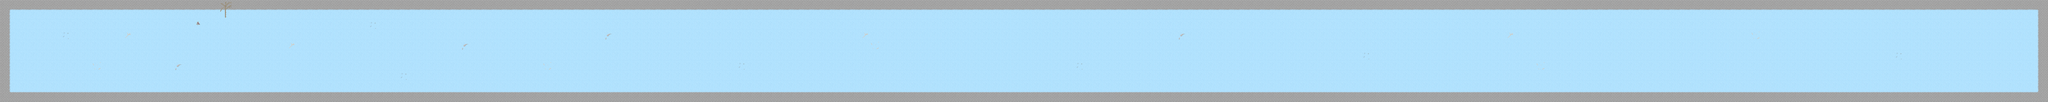

The image is a tile-based game level rendered from a .tmx file. Its description and source (layers, tilesets, objects; grid data summarised) follow:
An orthogonal 200x10 tile map with 32x32 px tiles, 3 tile layers (ground, walls, overlay) and 3 objects (smeg, player, maplesyrup).

<map version="1.2" tiledversion="1.3.4" orientation="orthogonal" renderorder="right-down" width="200" height="10" tilewidth="32" tileheight="32" infinite="0" nextlayerid="6" nextobjectid="4">
 <editorsettings>
  <export target="level6.lua" format="lua" />
 </editorsettings>
 <tileset firstgid="1" source="tiles.tsx" />
 <layer id="4" name="ground" width="200" height="10">
  <data>[2000 cells, 2000 non-empty, 6 distinct tile ids]</data>
 </layer>
 <layer id="1" name="walls" width="200" height="10">
  <properties>
   <property name="collidable" type="bool" value="true" />
  </properties>
  <data>[2000 cells, 418 non-empty, 7 distinct tile ids]</data>
 </layer>
 <layer id="5" name="overlay" width="200" height="10">
  <data>[2000 cells, 2 non-empty, 2 distinct tile ids]</data>
 </layer>
 <objectgroup id="3" name="sprites">
  <object id="1" name="smeg" x="6272" y="96" width="55" height="123" />
  <object id="2" name="player" x="64" y="160">
   <point />
  </object>
  <object id="3" name="maplesyrup" x="3424" y="32" width="32" height="32">
   <properties>
    <property name="Is" value="maplesyrup" />
   </properties>
  </object>
 </objectgroup>
</map>